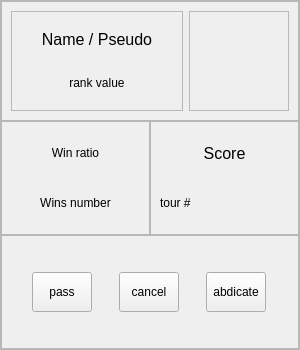
<?xml version="1.0" encoding="UTF-8"?>
<ui version="4.0">
 <class>PlayerHud</class>
 <widget class="QScrollArea" name="PlayerHud">
  <property name="geometry">
   <rect>
    <x>0</x>
    <y>0</y>
    <width>300</width>
    <height>350</height>
   </rect>
  </property>
  <property name="minimumSize">
   <size>
    <width>100</width>
    <height>200</height>
   </size>
  </property>
  <property name="windowTitle">
   <string>ScrollArea</string>
  </property>
  <property name="lineWidth">
   <number>1</number>
  </property>
  <property name="widgetResizable">
   <bool>true</bool>
  </property>
  <property name="alignment">
   <set>Qt::AlignCenter</set>
  </property>
  <widget class="QWidget" name="scrollAreaWidgetContents">
   <property name="geometry">
    <rect>
     <x>0</x>
     <y>0</y>
     <width>298</width>
     <height>348</height>
    </rect>
   </property>
   <layout class="QVBoxLayout" name="verticalLayout">
    <property name="spacing">
     <number>0</number>
    </property>
    <property name="leftMargin">
     <number>0</number>
    </property>
    <property name="topMargin">
     <number>0</number>
    </property>
    <property name="rightMargin">
     <number>0</number>
    </property>
    <property name="bottomMargin">
     <number>0</number>
    </property>
    <item>
     <widget class="QFrame" name="frame_id">
      <property name="autoFillBackground">
       <bool>false</bool>
      </property>
      <property name="frameShape">
       <enum>QFrame::StyledPanel</enum>
      </property>
      <property name="frameShadow">
       <enum>QFrame::Raised</enum>
      </property>
      <layout class="QHBoxLayout" name="horizontalLayout_2">
       <item>
        <widget class="QFrame" name="frame_identity">
         <property name="frameShape">
          <enum>QFrame::StyledPanel</enum>
         </property>
         <property name="frameShadow">
          <enum>QFrame::Raised</enum>
         </property>
         <layout class="QVBoxLayout" name="verticalLayout_2">
          <item>
           <widget class="QLabel" name="lb_name">
            <property name="font">
             <font>
              <pointsize>12</pointsize>
              <weight>50</weight>
              <bold>false</bold>
             </font>
            </property>
            <property name="text">
             <string>Name / Pseudo</string>
            </property>
            <property name="alignment">
             <set>Qt::AlignCenter</set>
            </property>
           </widget>
          </item>
          <item>
           <widget class="QLabel" name="lb_rank">
            <property name="text">
             <string>rank value</string>
            </property>
            <property name="alignment">
             <set>Qt::AlignCenter</set>
            </property>
           </widget>
          </item>
         </layout>
        </widget>
       </item>
       <item>
        <widget class="QLabel" name="lb_avatar">
         <property name="sizePolicy">
          <sizepolicy hsizetype="Fixed" vsizetype="Fixed">
           <horstretch>0</horstretch>
           <verstretch>0</verstretch>
          </sizepolicy>
         </property>
         <property name="minimumSize">
          <size>
           <width>100</width>
           <height>100</height>
          </size>
         </property>
         <property name="maximumSize">
          <size>
           <width>100</width>
           <height>100</height>
          </size>
         </property>
         <property name="frameShape">
          <enum>QFrame::StyledPanel</enum>
         </property>
         <property name="text">
          <string/>
         </property>
         <property name="pixmap">
          <pixmap resource="res.qrc">:/res/default_avatar.png</pixmap>
         </property>
         <property name="scaledContents">
          <bool>true</bool>
         </property>
         <property name="alignment">
          <set>Qt::AlignCenter</set>
         </property>
        </widget>
       </item>
      </layout>
     </widget>
    </item>
    <item>
     <widget class="QFrame" name="frame_info">
      <property name="frameShape">
       <enum>QFrame::NoFrame</enum>
      </property>
      <property name="frameShadow">
       <enum>QFrame::Plain</enum>
      </property>
      <property name="lineWidth">
       <number>0</number>
      </property>
      <layout class="QHBoxLayout" name="horizontalLayout">
       <property name="spacing">
        <number>0</number>
       </property>
       <property name="leftMargin">
        <number>0</number>
       </property>
       <property name="topMargin">
        <number>0</number>
       </property>
       <property name="rightMargin">
        <number>0</number>
       </property>
       <property name="bottomMargin">
        <number>0</number>
       </property>
       <item>
        <widget class="QFrame" name="frame_stats">
         <property name="frameShape">
          <enum>QFrame::StyledPanel</enum>
         </property>
         <property name="frameShadow">
          <enum>QFrame::Raised</enum>
         </property>
         <layout class="QVBoxLayout" name="verticalLayout_4">
          <item>
           <widget class="QLabel" name="lb_winratio">
            <property name="text">
             <string>Win ratio</string>
            </property>
            <property name="alignment">
             <set>Qt::AlignCenter</set>
            </property>
           </widget>
          </item>
          <item>
           <widget class="QLabel" name="lb_wincount">
            <property name="text">
             <string>Wins number</string>
            </property>
            <property name="alignment">
             <set>Qt::AlignCenter</set>
            </property>
           </widget>
          </item>
         </layout>
        </widget>
       </item>
       <item>
        <widget class="QFrame" name="frame_score">
         <property name="frameShape">
          <enum>QFrame::StyledPanel</enum>
         </property>
         <property name="frameShadow">
          <enum>QFrame::Raised</enum>
         </property>
         <layout class="QVBoxLayout" name="verticalLayout_3">
          <item>
           <widget class="QLabel" name="lb_score">
            <property name="font">
             <font>
              <pointsize>12</pointsize>
             </font>
            </property>
            <property name="text">
             <string>Score</string>
            </property>
            <property name="alignment">
             <set>Qt::AlignCenter</set>
            </property>
           </widget>
          </item>
          <item>
           <widget class="QLabel" name="lb_turn">
            <property name="text">
             <string>tour #</string>
            </property>
           </widget>
          </item>
         </layout>
        </widget>
       </item>
      </layout>
      <zorder>frame_id</zorder>
      <zorder>frame_stats</zorder>
      <zorder>frame_score</zorder>
     </widget>
    </item>
    <item>
     <widget class="QFrame" name="frame_action">
      <property name="frameShape">
       <enum>QFrame::StyledPanel</enum>
      </property>
      <property name="frameShadow">
       <enum>QFrame::Raised</enum>
      </property>
      <layout class="QHBoxLayout" name="horizontalLayout_3">
       <item>
        <widget class="QPushButton" name="bt_pass">
         <property name="sizePolicy">
          <sizepolicy hsizetype="Fixed" vsizetype="Fixed">
           <horstretch>0</horstretch>
           <verstretch>0</verstretch>
          </sizepolicy>
         </property>
         <property name="minimumSize">
          <size>
           <width>60</width>
           <height>40</height>
          </size>
         </property>
         <property name="maximumSize">
          <size>
           <width>60</width>
           <height>40</height>
          </size>
         </property>
         <property name="text">
          <string>pass</string>
         </property>
        </widget>
       </item>
       <item>
        <widget class="QPushButton" name="bt_cancel">
         <property name="sizePolicy">
          <sizepolicy hsizetype="Fixed" vsizetype="Fixed">
           <horstretch>0</horstretch>
           <verstretch>0</verstretch>
          </sizepolicy>
         </property>
         <property name="minimumSize">
          <size>
           <width>60</width>
           <height>40</height>
          </size>
         </property>
         <property name="maximumSize">
          <size>
           <width>60</width>
           <height>40</height>
          </size>
         </property>
         <property name="text">
          <string>cancel</string>
         </property>
        </widget>
       </item>
       <item>
        <widget class="QPushButton" name="bt_abdicate">
         <property name="sizePolicy">
          <sizepolicy hsizetype="Fixed" vsizetype="Fixed">
           <horstretch>0</horstretch>
           <verstretch>0</verstretch>
          </sizepolicy>
         </property>
         <property name="minimumSize">
          <size>
           <width>60</width>
           <height>40</height>
          </size>
         </property>
         <property name="maximumSize">
          <size>
           <width>60</width>
           <height>40</height>
          </size>
         </property>
         <property name="text">
          <string>abdicate</string>
         </property>
        </widget>
       </item>
      </layout>
     </widget>
    </item>
   </layout>
  </widget>
 </widget>
 <resources>
  <include location="res.qrc"/>
 </resources>
 <connections/>
</ui>
